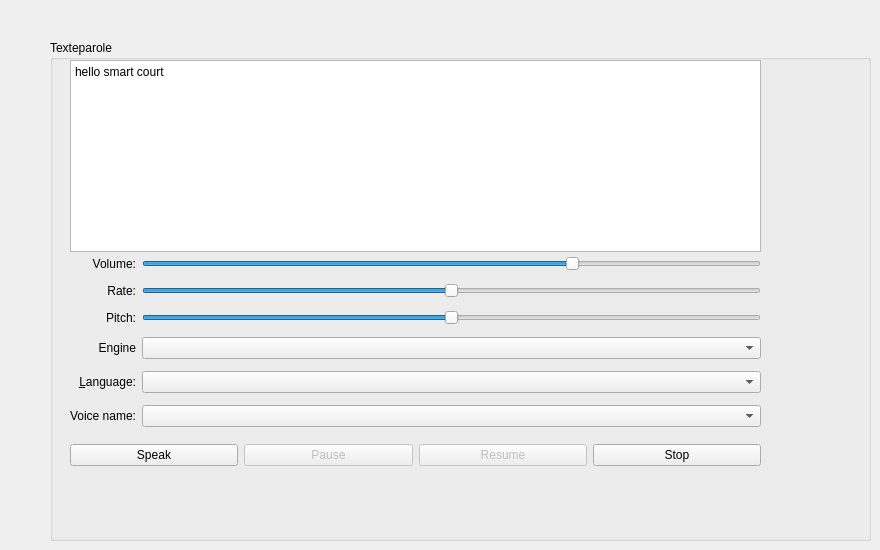
    <widget class="QWidget" name="tab">
     <attribute name="title">
      <string>Text parole</string>
     </attribute>
     <widget class="QGroupBox" name="groupBox_4">
      <property name="geometry">
       <rect>
        <x>50</x>
        <y>40</y>
        <width>821</width>
        <height>501</height>
       </rect>
      </property>
      <property name="title">
       <string>Texteparole</string>
      </property>
      <widget class="QPlainTextEdit" name="plainTextEdit">
       <property name="geometry">
        <rect>
         <x>20</x>
         <y>20</y>
         <width>691</width>
         <height>192</height>
        </rect>
       </property>
       <property name="sizePolicy">
        <sizepolicy hsizetype="Expanding" vsizetype="Expanding">
         <horstretch>0</horstretch>
         <verstretch>0</verstretch>
        </sizepolicy>
       </property>
       <property name="plainText">
        <string>hello smart court
</string>
       </property>
      </widget>
      <widget class="QWidget" name="layoutWidget">
       <property name="geometry">
        <rect>
         <x>20</x>
         <y>210</y>
         <width>691</width>
         <height>186</height>
        </rect>
       </property>
       <layout class="QGridLayout" name="gridLayout">
        <item row="3" column="2">
         <widget class="QSlider" name="pitch">
          <property name="minimum">
           <number>-10</number>
          </property>
          <property name="maximum">
           <number>10</number>
          </property>
          <property name="singleStep">
           <number>1</number>
          </property>
          <property name="orientation">
           <enum>Qt::Horizontal</enum>
          </property>
         </widget>
        </item>
        <item row="4" column="0">
         <widget class="QLabel" name="label_11">
          <property name="sizePolicy">
           <sizepolicy hsizetype="Minimum" vsizetype="Preferred">
            <horstretch>0</horstretch>
            <verstretch>0</verstretch>
           </sizepolicy>
          </property>
          <property name="text">
           <string>Engine</string>
          </property>
          <property name="alignment">
           <set>Qt::AlignRight|Qt::AlignTrailing|Qt::AlignVCenter</set>
          </property>
         </widget>
        </item>
        <item row="5" column="0">
         <widget class="QLabel" name="label_4">
          <property name="sizePolicy">
           <sizepolicy hsizetype="Minimum" vsizetype="Preferred">
            <horstretch>0</horstretch>
            <verstretch>0</verstretch>
           </sizepolicy>
          </property>
          <property name="text">
           <string>&amp;Language:</string>
          </property>
          <property name="alignment">
           <set>Qt::AlignRight|Qt::AlignTrailing|Qt::AlignVCenter</set>
          </property>
          <property name="buddy">
           <cstring>language</cstring>
          </property>
         </widget>
        </item>
        <item row="5" column="2">
         <widget class="QComboBox" name="language">
          <property name="sizePolicy">
           <sizepolicy hsizetype="Expanding" vsizetype="Fixed">
            <horstretch>0</horstretch>
            <verstretch>0</verstretch>
           </sizepolicy>
          </property>
         </widget>
        </item>
        <item row="6" column="2">
         <widget class="QComboBox" name="voice"/>
        </item>
        <item row="4" column="2">
         <widget class="QComboBox" name="engine">
          <property name="sizePolicy">
           <sizepolicy hsizetype="Expanding" vsizetype="Fixed">
            <horstretch>0</horstretch>
            <verstretch>0</verstretch>
           </sizepolicy>
          </property>
         </widget>
        </item>
        <item row="2" column="0">
         <widget class="QLabel" name="label_5">
          <property name="sizePolicy">
           <sizepolicy hsizetype="Minimum" vsizetype="Preferred">
            <horstretch>0</horstretch>
            <verstretch>0</verstretch>
           </sizepolicy>
          </property>
          <property name="text">
           <string>Rate:</string>
          </property>
          <property name="alignment">
           <set>Qt::AlignRight|Qt::AlignTrailing|Qt::AlignVCenter</set>
          </property>
         </widget>
        </item>
        <item row="6" column="0">
         <widget class="QLabel" name="label_6">
          <property name="text">
           <string>Voice name:</string>
          </property>
          <property name="alignment">
           <set>Qt::AlignRight|Qt::AlignTrailing|Qt::AlignVCenter</set>
          </property>
         </widget>
        </item>
        <item row="1" column="0">
         <widget class="QLabel" name="label_2">
          <property name="sizePolicy">
           <sizepolicy hsizetype="Minimum" vsizetype="Preferred">
            <horstretch>0</horstretch>
            <verstretch>0</verstretch>
           </sizepolicy>
          </property>
          <property name="text">
           <string>Volume:</string>
          </property>
          <property name="alignment">
           <set>Qt::AlignRight|Qt::AlignTrailing|Qt::AlignVCenter</set>
          </property>
         </widget>
        </item>
        <item row="2" column="2">
         <widget class="QSlider" name="rate">
          <property name="minimum">
           <number>-10</number>
          </property>
          <property name="maximum">
           <number>10</number>
          </property>
          <property name="orientation">
           <enum>Qt::Horizontal</enum>
          </property>
         </widget>
        </item>
        <item row="3" column="0">
         <widget class="QLabel" name="label_3">
          <property name="sizePolicy">
           <sizepolicy hsizetype="Minimum" vsizetype="Preferred">
            <horstretch>0</horstretch>
            <verstretch>0</verstretch>
           </sizepolicy>
          </property>
          <property name="text">
           <string>Pitch:</string>
          </property>
          <property name="alignment">
           <set>Qt::AlignRight|Qt::AlignTrailing|Qt::AlignVCenter</set>
          </property>
         </widget>
        </item>
        <item row="1" column="2">
         <widget class="QSlider" name="volume">
          <property name="maximum">
           <number>100</number>
          </property>
          <property name="singleStep">
           <number>5</number>
          </property>
          <property name="pageStep">
           <number>20</number>
          </property>
          <property name="value">
           <number>70</number>
          </property>
          <property name="orientation">
           <enum>Qt::Horizontal</enum>
          </property>
         </widget>
        </item>
       </layout>
      </widget>
      <widget class="QWidget" name="layoutWidget_2">
       <property name="geometry">
        <rect>
         <x>20</x>
         <y>400</y>
         <width>691</width>
         <height>30</height>
        </rect>
       </property>
       <layout class="QHBoxLayout" name="horizontalLayout">
        <item>
         <widget class="QPushButton" name="speakButton">
          <property name="text">
           <string>Speak</string>
          </property>
         </widget>
        </item>
        <item>
         <widget class="QPushButton" name="pauseButton">
          <property name="enabled">
           <bool>false</bool>
          </property>
          <property name="text">
           <string>Pause</string>
          </property>
         </widget>
        </item>
        <item>
         <widget class="QPushButton" name="resumeButton">
          <property name="enabled">
           <bool>false</bool>
          </property>
          <property name="text">
           <string>Resume</string>
          </property>
         </widget>
        </item>
        <item>
         <widget class="QPushButton" name="stopButton">
          <property name="text">
           <string>Stop</string>
          </property>
         </widget>
        </item>
       </layout>
      </widget>
     </widget>
    </widget>
